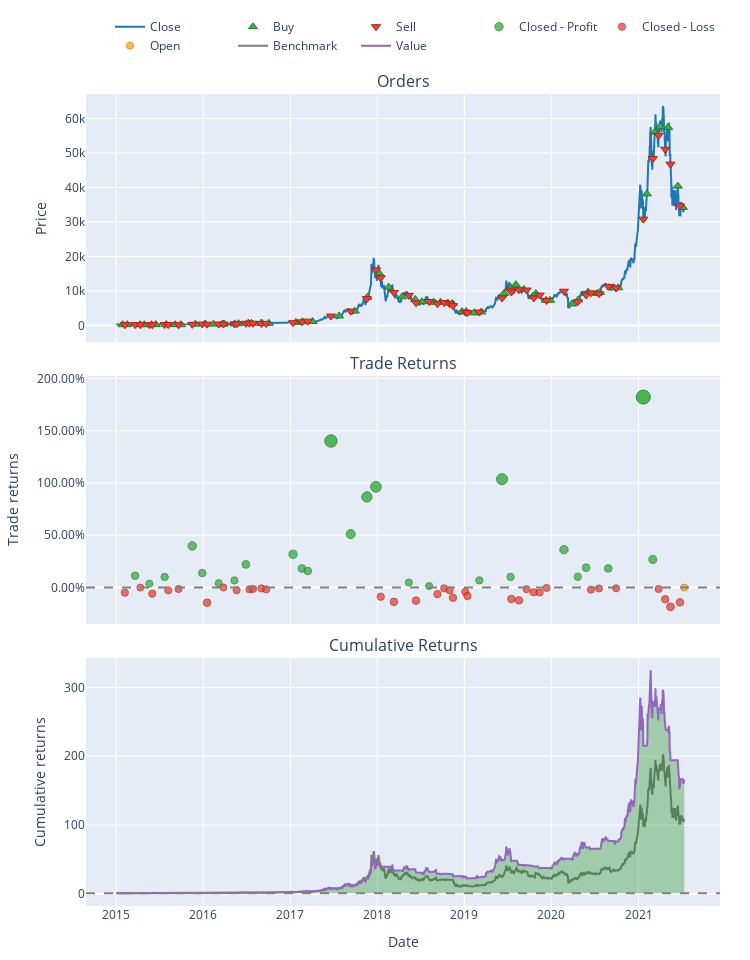

Notebook code for this chart:
### Code cell
# Plot trading strategy
pf.plot().show()
